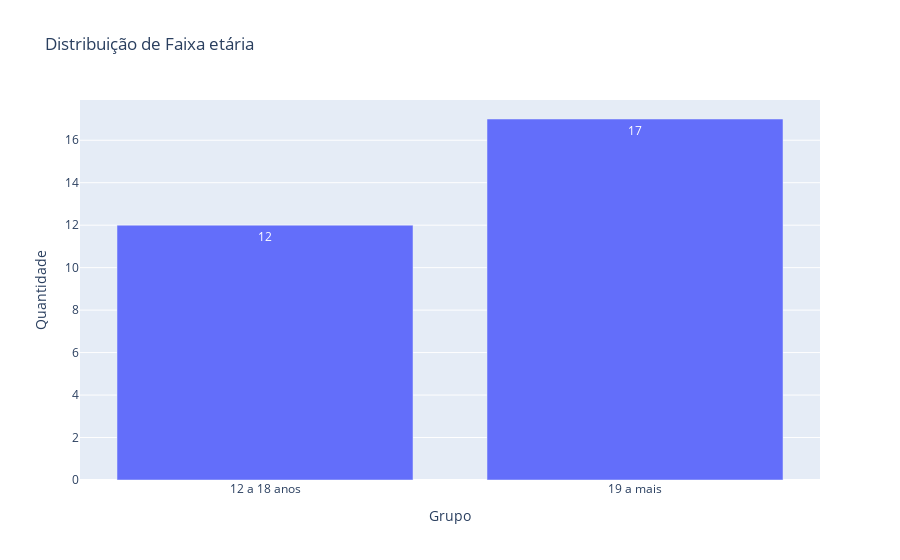
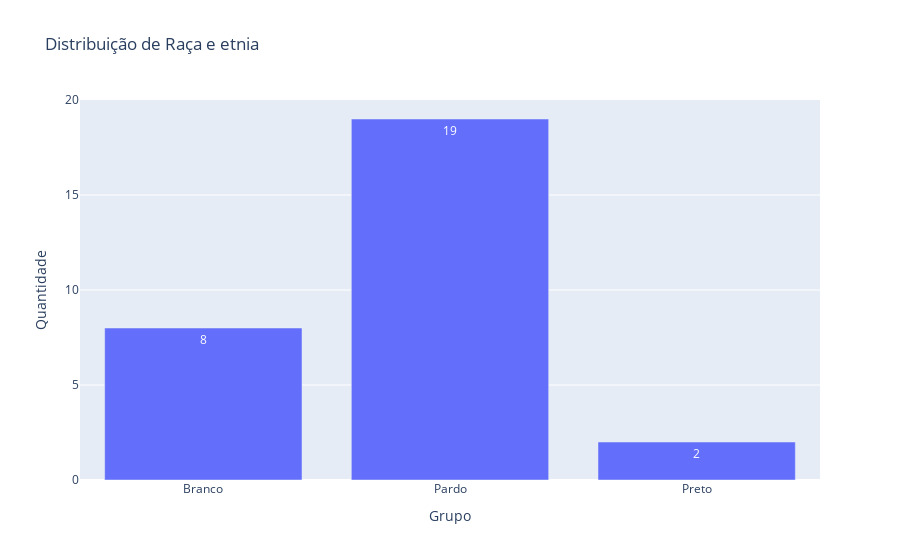
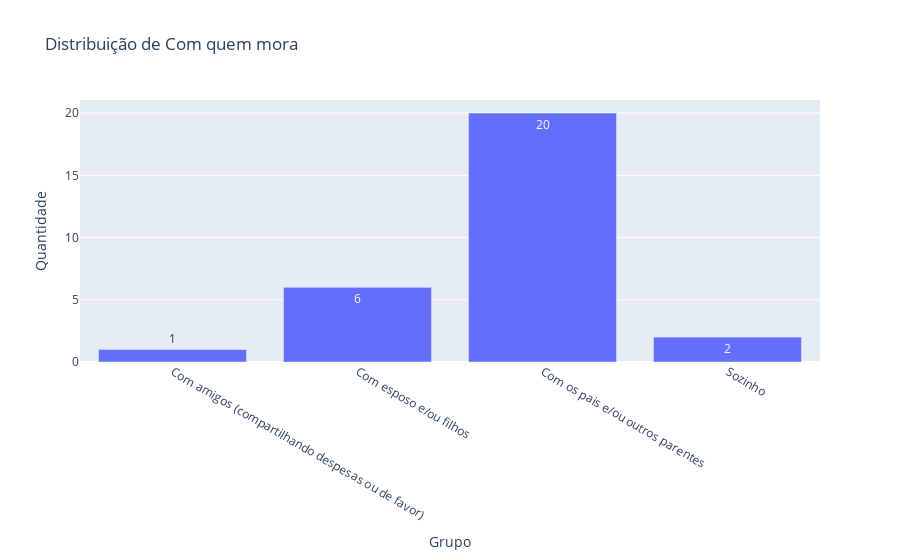
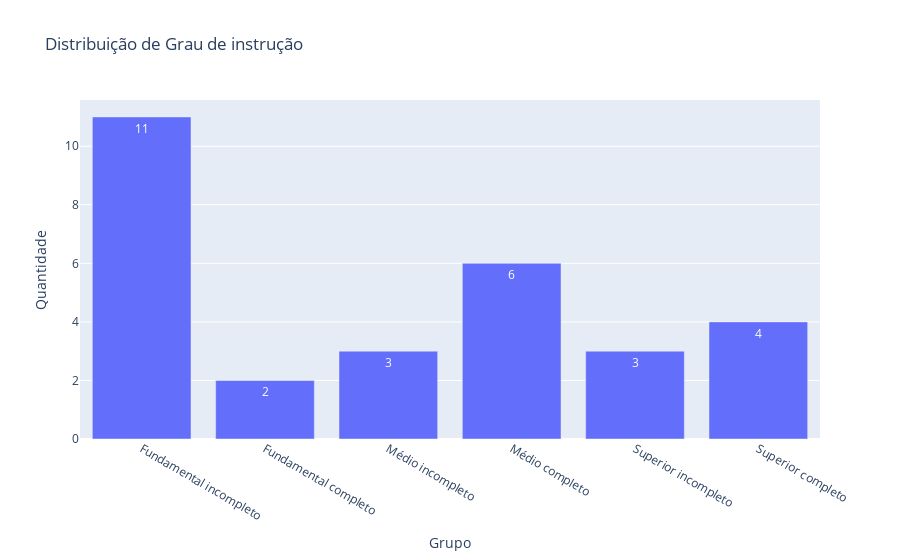

These figures' notebook cell, in order:
### Code cell
# Gráficos

## Função
import plotly.graph_objects as go

def barchart(df, col, order=None):
    
    value_counts = df[col].value_counts().sort_index()
    if order is not None: 
        value_counts = value_counts.reindex(order)

    data = [go.Bar(
        x=value_counts.index, 
        y=value_counts,
        text=value_counts.values,
        textposition='auto'
    )]
    
    fig = go.Figure(data=data)
    fig.update_layout(
        title=f"Distribuição de {col}",
        xaxis_title="Grupo",
        yaxis_title="Quantidade"
    )

    return fig

## Teste

#print(df_sociodemografico.columns[1:].tolist())
#print(df_sociodemografico['Exercício'].unique())
#fig = barchart(df_sociodemografico, 'Grau de instrução')
#fig.show()

## Gerar gráficos

i = 1
for col in df_sociodemografico.columns[1:].tolist():
    fig = barchart(df_sociodemografico, col, order[col])
    fig.show()
    fig.write_image(f"1.{i}. Sociodemografico - {col}.png", format="png")
    i += 1

### Figure 1 — Plotly figure (JSON) as saved in the notebook; plotly's stock layout.template omitted (floating-point values rounded to 4 significant figures)
{"data": [{"text": [12, 17], "textposition": "auto", "type": "bar", "x": ["12 a 18 anos", "19 a mais"], "y": [12, 17]}], "layout": {"title": {"text": "Distribuição de Faixa etária"}, "xaxis": {"title": {"text": "Grupo"}}, "yaxis": {"title": {"text": "Quantidade"}}}}

### Figure 2 — Plotly figure (JSON) as saved in the notebook; plotly's stock layout.template omitted (floating-point values rounded to 4 significant figures)
{"data": [{"text": [8, 19, 2], "textposition": "auto", "type": "bar", "x": ["Branco", "Pardo", "Preto"], "y": [8, 19, 2]}], "layout": {"title": {"text": "Distribuição de Raça e etnia"}, "xaxis": {"title": {"text": "Grupo"}}, "yaxis": {"title": {"text": "Quantidade"}}}}

### Figure 3 — Plotly figure (JSON) as saved in the notebook; plotly's stock layout.template omitted (floating-point values rounded to 4 significant figures)
{"data": [{"text": [1, 6, 20, 2], "textposition": "auto", "type": "bar", "x": ["Com amigos (compartilhando despesas ou de favor)", "Com esposo e/ou filhos", "Com os pais e/ou outros parentes", "Sozinho"], "y": [1, 6, 20, 2]}], "layout": {"title": {"text": "Distribuição de Com quem mora"}, "xaxis": {"title": {"text": "Grupo"}}, "yaxis": {"title": {"text": "Quantidade"}}}}

### Figure 4 — Plotly figure (JSON) as saved in the notebook; plotly's stock layout.template omitted (floating-point values rounded to 4 significant figures)
{"data": [{"text": [11, 2, 3, 6, 3, 4], "textposition": "auto", "type": "bar", "x": ["Fundamental incompleto", "Fundamental completo", "Médio incompleto", "Médio completo", "Superior incompleto", "Superior completo"], "y": [11, 2, 3, 6, 3, 4]}], "layout": {"title": {"text": "Distribuição de Grau de instrução"}, "xaxis": {"title": {"text": "Grupo"}}, "yaxis": {"title": {"text": "Quantidade"}}}}
